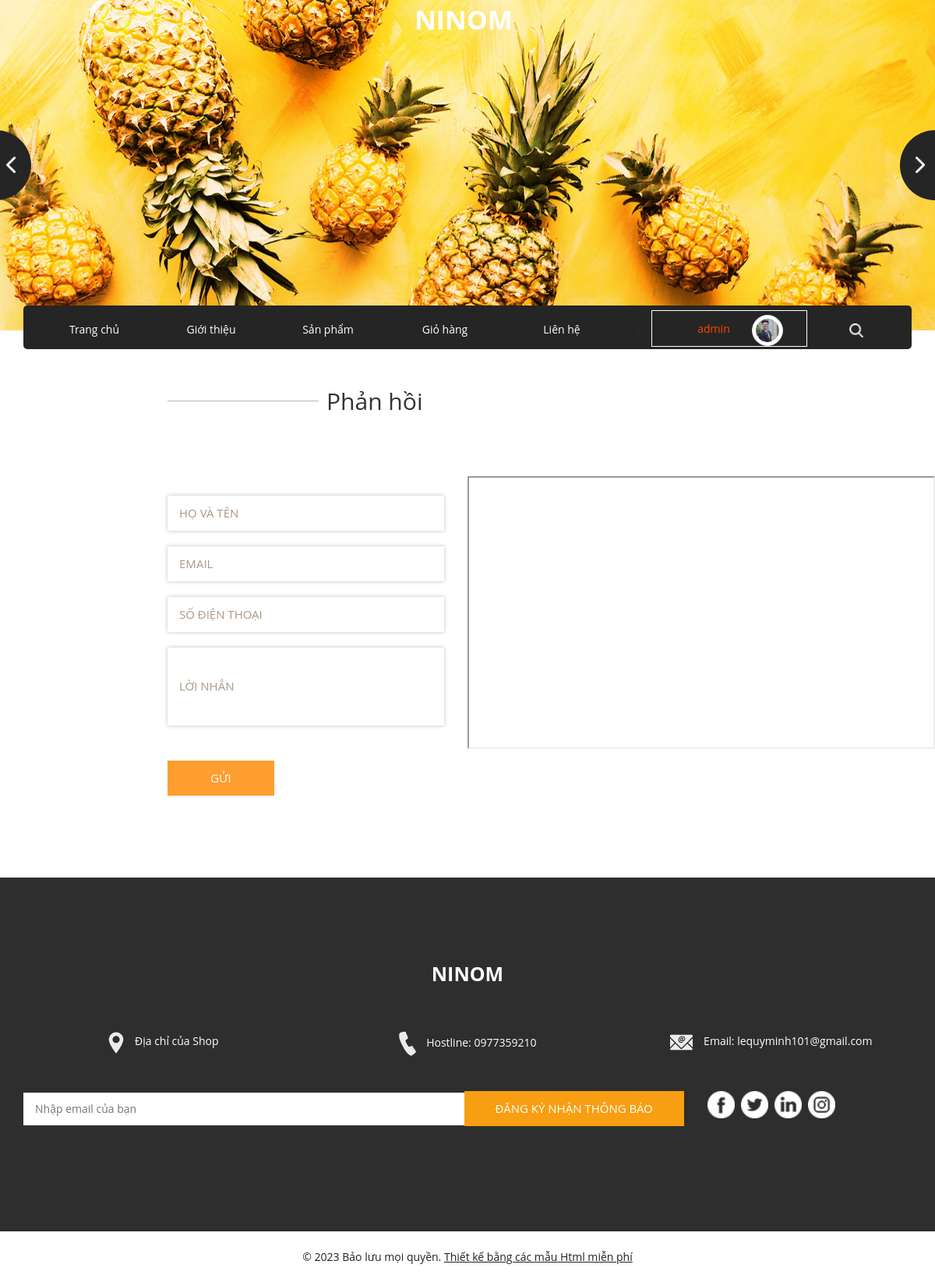
The app's page /User/contact.php (signed in) with its own data.
### tables this page shows
CREATE TABLE `dsuser` (
  `ID_User` int(11) NOT NULL,
  `Name_User` varchar(50) NOT NULL,
  `Sex` varchar(50) NOT NULL,
  `Address` varchar(50) NOT NULL,
  `Date` date NOT NULL,
  `PhoneNumber` varchar(50) NOT NULL,
  `Email` varchar(50) NOT NULL,
  `Avt` varchar(50) NOT NULL,
  `Wallet` double NOT NULL,
  `Chucvu` varchar(50) NOT NULL,
  `Name_TK` varchar(50) NOT NULL
);

### User/Control.php (called while the page is built, shortened)
<?php
    include("../Connect.php");
    class data{
        function Search_User($tentk){
            global $con;
            $sql = "SELECT* FROM dsuser WHERE Name_TK = '$tentk'";
            $run = mysqli_query($con,$sql);
            return $run;
        }
    }

### User/contact.php (the view, shortened to what this page needs)
<!DOCTYPE html>
<html>
<head>
  <link rel="stylesheet" type="text/css"
    href="https://cdnjs.cloudflare.com/ajax/libs/OwlCarousel2/2.1.3/assets/owl.carousel.min.css" />
  <link rel="stylesheet" type="text/css" href="css/bootstrap.css" />
  <link href="css/style.css" rel="stylesheet" />
  <link href="../Admin/assets/css/bootstrap.css" rel="stylesheet" />
  <link href="../Admin/assets/css/font-awesome.css" rel="stylesheet" />
  <link href="../Admin/assets/css/basic.css" rel="stylesheet" />
  <link href="../Admin/assets/css/custom.css" rel="stylesheet" />
  <link href="css/responsive.css" rel="stylesheet" />
</head>
<body>
  <?php
      include("Control.php");
      $getdata = new data();
      $input = $getdata->Search_User($_SESSION['TenTK']);
      $ttcn = mysqli_fetch_array($input);
  ?>
  <div class="hero_area">
    <a href="Trangchu.php"><div class="brand_box">
      <div class="navbar-brand">
        <span>
          Ninom
        </span>
      </div>
    </div></a>
    <section class=" slider_section position-relative">
      <div id="carouselExampleControls" class="carousel slide " data-ride="carousel">
        <div class="carousel-inner">
          <div class="carousel-item active">
            <div class="img-box">
              <img src="images/niniom_banner/slider-img.jpg" alt="">
            </div>
          </div>
        </div>
        <a class="carousel-control-prev" href="#carouselExampleControls" role="button" data-slide="prev">
        </a>
        <a class="carousel-control-next" href="#carouselExampleControls" role="button" data-slide="next">
        </a>
      </div>
    </section>
  </div>
  <section class="nav_section">
    <div class="container">
      <div class="custom_nav2">
        <nav class="navbar navbar-expand custom_nav-container ">
          <div class="collapse navbar-collapse" id="navbarSupportedContent" style="max-height: 34px;">
            <div class="d-flex  flex-column flex-lg-row align-items-center">
              <ul class="navbar-nav  ">
                <li class="nav-item active">
                  <a class="nav-link" style="width: 150px;" href="Trangchu.php">Trang chủ</a>
                </li>
                <li class="nav-item">
                  <a class="nav-link" style="width: 150px;" href="about.php">Giới thiệu</a>
                </li>
                <li class="nav-item">
                  <a class="nav-link" style="width: 150px;" href="fruit.php">Sản phẩm</a>
                </li>
                <li class="nav-item">
                  <a class="nav-link" style="width: 150px;" href="testimonial.php">Giỏ hàng</a>
                </li>
                <li class="nav-item">
                  <a class="nav-link" style="width: 150px;" href="contact.php">Liên hệ</a>
                </li>
                <li class="nav-item" style="width: 200px; max-height: 50px;">
                    <ul id="main-menu">
                      <li>
                        <a class="nav-link" href="#" style="width: 200px; border: 1px solid white; margin-top: -5px; color: orangered;"><?php echo$ttcn['Name_TK']; ?>
                          <img src="../User/images/image_User/<?php echo$ttcn['Avt']; ?>" class="img-thumbnail" style="width: 40px; height: 40px; margin-top: -5px; border-radius: 50%; float: right;" />
                        </a>
                      </li>
                    </ul>
                </li>
              </ul>
              <form class="form-inline my-2 my-lg-0 ml-0 ml-lg-4 mb-3 mb-lg-0">
                <button class="btn  my-2 my-sm-0 nav_search-btn" style="margin-left: 70px;" type="submit"></button>
              </form>
            </div>
          </div>
        </nav>
      </div>
    </div>
  </section>
  <section class="contact_section layout_padding-bottom" style="margin-top: 30px;">
    <div class="container-fluid">
      <div class="row">
        <div class="offset-lg-2 col-md-10 offset-md-1">
          <div class="heading_container">
            <hr>
            <h2>
              Phản hồi
            </h2>
          </div>
        </div>
      </div>
      <div class="layout_padding2-top">
        <div class="row">
          <div class="col-lg-4 offset-lg-2 col-md-5 offset-md-1">
            <form method="post">
              <div class="contact_form-container">
                <div>
                  <div>
                    <input type="text" name="txtfullname" placeholder="Họ và Tên" />
                  </div>
                  <div>
                    <input type="email" name="txtEmail" placeholder="Email" />
                  </div>
                  <div>
                    <input type="text" name="txtSdt" placeholder="Số điện thoại" />
                  </div>
                  <div>
                    <input type="text" name="txtMess" class="message_input" placeholder="Lời nhắn" />
                  </div>
                  <div>
                    <button type="submit" name="oke">Gửi</button>
                  </div>
                </div>
              </div>
            </form>
          </div>
          <div class="col-md-6 px-0">
            <div class="map_container">
              <div class="map-responsive">
                <iframe id="diachi"
                  src="https://www.google.com/maps/embed/v1/place?key=AIzaSyA0s1a7phLN0iaD6-UE7m4qP-z21pH0eSc&q=Eiffel+Tower+Paris+France"
                  width="600" height="300" frameborder="1" style="border:1; width: 100%; height:100%"
                  allowfullscreen>
                </iframe>
              </div>
            </div>
          </div>
        </div>
      </div>
    </div>
  </section>
  <section class="info_section layout_padding">
    <div class="container">
      <div class="info_logo">
        <h2>
          NiNom
        </h2>
      </div>
      <div class="info_contact">
        <div class="row">
          <div class="col-md-4">
            <a href="#diachi">
              <img src="images/location.png" alt="">
              <span>
                Địa chỉ của Shop
              </span>
            </a>
          </div>
          <div class="col-md-4">
            <a href="" onclick="alert('Gọi j đó con?');">
              <img src="images/call.png" alt="">
              <span>
                Hostline: 0977359210
              </span>
            </a>
          </div>
          <div class="col-md-4">
            <a href="https://mail.google.com/mail/u/0/#inbox">
              <img src="images/mail.png" alt="">
              <span>
                Email: lequyminh101@gmail.com
              </span>
            </a>
          </div>
        </div>
      </div>
      <div class="row">
        <div class="col-md-8 col-lg-9">
          <div class="info_form">
            <form action="">
              <input type="text" placeholder="Nhập email của bạn">
              <button>
                Đăng ký nhận thông báo
              </button>
            </form>
          </div>
        </div>
        <div class="col-md-4 col-lg-3">
          <div class="info_social">
            <div>
              <a href="https://www.facebook.com/thamtu.bian.7">
                <img src="images/facebook-logo-button.png" alt="">
              </a>
            </div>
            <div>
              <a href="">
                <img src="images/twitter-logo-button.png" alt="">
              </a>
            </div>
            <div>
              <a href="">
                <img src="images/linkedin.png" alt="">
              </a>
            </div>
            <div>
              <a href="">
                <img src="images/instagram.png" alt="">
              </a>
            </div>
          </div>
        </div>
      </div>
    </div>
  </section>
  <section class="container-fluid footer_section ">
    <p>
      &copy; <span id="displayYear"></span> Bảo lưu mọi quyền.
      <a href="https://html.design/" style="text-decoration: underline;"> Thiết kế bằng các mẫu Html miễn phí</a>
    </p>
  </section>
</body>
</html>

### Admin/assets/css/basic.css (style rules this page uses)
body { font-family: 'Open Sans', sans-serif; line-height:25px; }
@media (min-width:768px) { .navbar { border-radius: 0px; } }

### User/css/responsive.css (style rules this page uses)
@media (min-width: 1200px) { .container { max-width: 1170px; } }

### records on screen
dsuser: Name_TK "admin", Avt (picture)
